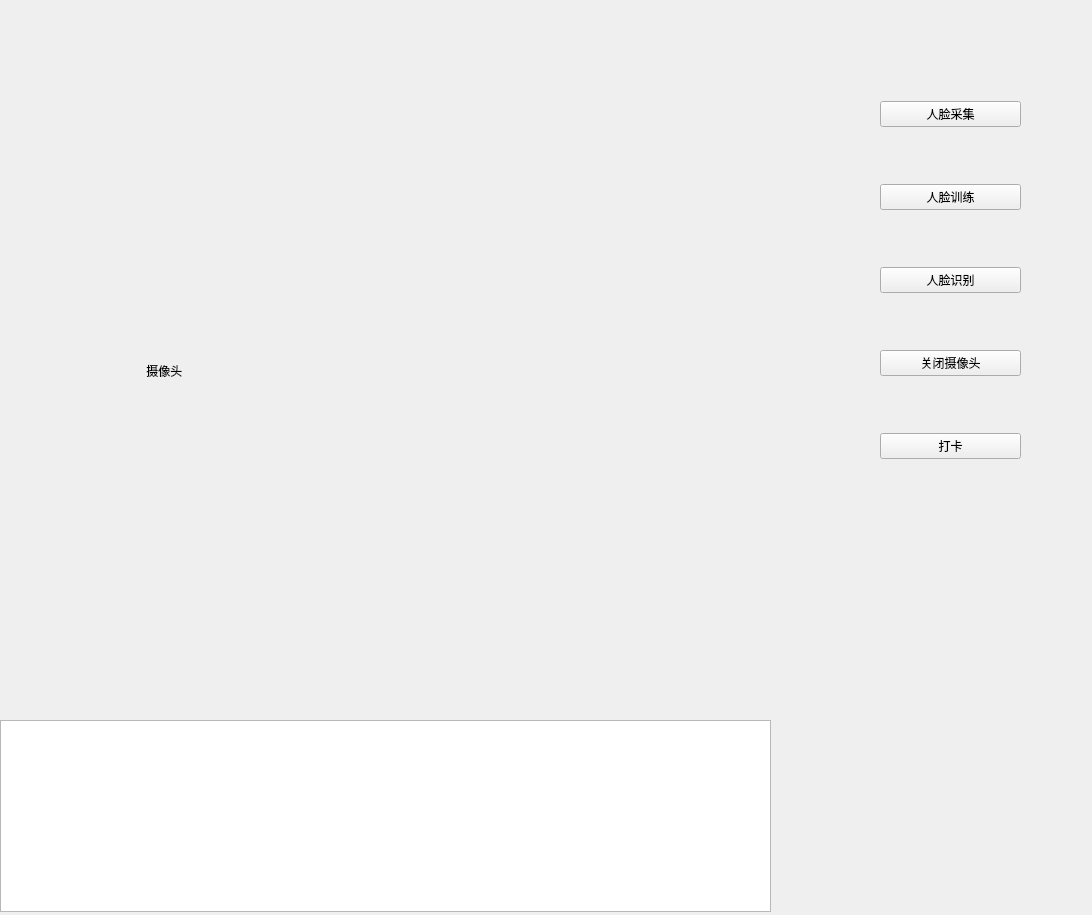
<?xml version="1.0" encoding="UTF-8"?>
<ui version="4.0">
 <class>widget</class>
 <widget class="QWidget" name="widget">
  <property name="geometry">
   <rect>
    <x>0</x>
    <y>0</y>
    <width>1092</width>
    <height>915</height>
   </rect>
  </property>
  <property name="windowTitle">
   <string>人脸识别</string>
  </property>
  <widget class="QWidget" name="layoutWidget">
   <property name="geometry">
    <rect>
     <x>880</x>
     <y>50</y>
     <width>141</width>
     <height>461</height>
    </rect>
   </property>
   <layout class="QVBoxLayout" name="verticalLayout">
    <item>
     <widget class="QPushButton" name="FaceCollectButton">
      <property name="text">
       <string>人脸采集</string>
      </property>
      <property name="iconSize">
       <size>
        <width>40</width>
        <height>20</height>
       </size>
      </property>
     </widget>
    </item>
    <item>
     <widget class="QPushButton" name="FaceTrainButton">
      <property name="text">
       <string>人脸训练</string>
      </property>
      <property name="iconSize">
       <size>
        <width>20</width>
        <height>20</height>
       </size>
      </property>
     </widget>
    </item>
    <item>
     <widget class="QPushButton" name="FaceDetectButton">
      <property name="text">
       <string>人脸识别</string>
      </property>
      <property name="iconSize">
       <size>
        <width>20</width>
        <height>20</height>
       </size>
      </property>
     </widget>
    </item>
    <item>
     <widget class="QPushButton" name="Colse_camera_button">
      <property name="text">
       <string>关闭摄像头</string>
      </property>
      <property name="iconSize">
       <size>
        <width>40</width>
        <height>20</height>
       </size>
      </property>
     </widget>
    </item>
    <item>
     <widget class="QPushButton" name="RecordTimeButton">
      <property name="text">
       <string>打卡</string>
      </property>
      <property name="iconSize">
       <size>
        <width>40</width>
        <height>20</height>
       </size>
      </property>
     </widget>
    </item>
   </layout>
  </widget>
  <widget class="QLabel" name="Camera">
   <property name="geometry">
    <rect>
     <x>0</x>
     <y>30</y>
     <width>771</width>
     <height>681</height>
    </rect>
   </property>
   <property name="text">
    <string>                                            摄像头</string>
   </property>
   <property name="textFormat">
    <enum>Qt::AutoText</enum>
   </property>
   <property name="scaledContents">
    <bool>false</bool>
   </property>
  </widget>
  <widget class="QTextBrowser" name="textBrowser">
   <property name="geometry">
    <rect>
     <x>0</x>
     <y>720</y>
     <width>771</width>
     <height>192</height>
    </rect>
   </property>
  </widget>
 </widget>
 <resources/>
 <connections/>
</ui>
